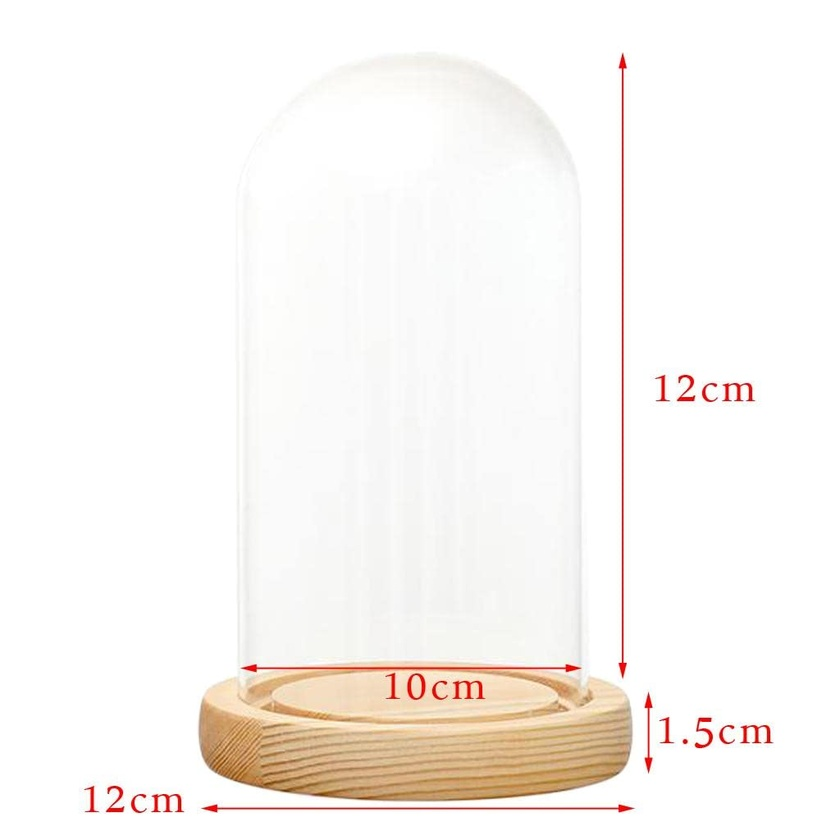
#> input picture train_subset_images/41-6P+m3M2L.jpg, 840 x 840 px, shrunk from 1024 x 1024 before the run; its folder holds only this picture in this run
$ jupyter execute --allow-errors OCR.ipynb
#> lines starting #> are read from the running program, lines starting #| are printed output that depends on the picture; after the words box and inside, x2 and y2 are one past the last pixel; in counts of white or black regions, pixels touching at a corner belong together
### src/utils.py
import re
from . import constants
import os
import requests
import pandas as pd
import multiprocessing
import time
from time import time as timer
from tqdm import tqdm
import numpy as np
from pathlib import Path
from functools import partial
import urllib
from PIL import Image

# [31 lines left out: functions common_mistake, parse_string, create_placeholder_image, not called in this run]

def download_image(image_link, save_folder, retries=3, delay=3):
    if not isinstance(image_link, str):
        return

    filename = Path(image_link).name
    image_save_path = os.path.join(save_folder, filename)

    if os.path.exists(image_save_path):
        return

    for _ in range(retries):
        try:
            print("Downloading image: ", image_link)
            urllib.request.urlretrieve(image_link, image_save_path)
            return image_save_path
        except:
            time.sleep(delay)

    create_placeholder_image(image_save_path) #Create a black placeholder image for invalid links/images

def download_images(image_links, download_folder, allow_multiprocessing=True):
    if not os.path.exists(download_folder):
        os.makedirs(download_folder)

    if allow_multiprocessing:
        download_image_partial = partial(
            download_image, save_folder=download_folder, retries=3, delay=3)

        with multiprocessing.Pool(64) as pool:
            list(tqdm(pool.imap(download_image_partial, image_links), total=len(image_links)))
            pool.close()
            pool.join()
    else:
        for image_link in tqdm(image_links, total=len(image_links)):
            download_image(image_link, save_folder=download_folder, retries=3, delay=3)

### OCR.ipynb
[cell 1]
import pandas as pd

[cell 2]
train_subset_df = pd.read_csv('./train_data_subset.csv')
#> (reads train_data_subset.csv from the repository)

print(train_subset_df.head())

[cell 3]
from src.utils import download_images

image_links = train_subset_df['image_link'].tolist()
download_images(image_links, 'train_subset_images', 'train')
#> (the call stopped at in download_image, `urllib.request.urlretrieve(image_link, image_save_path)`: the network is not available in this run)

[cell 4]
import cv2
import os
def preprocess_image(image_path):


#> called with image_path = 'train_subset_images/41-6P+m3M2L.jpg'
    image = cv2.imread(image_path)
#> image is the input picture: shape (840, 840, 3); mean B, G, R 242.8, 246.2, 249.9
    print(image_path)


    # grayscale image
    Grayscale_image = cv2.cvtColor(image, cv2.COLOR_BGR2GRAY)
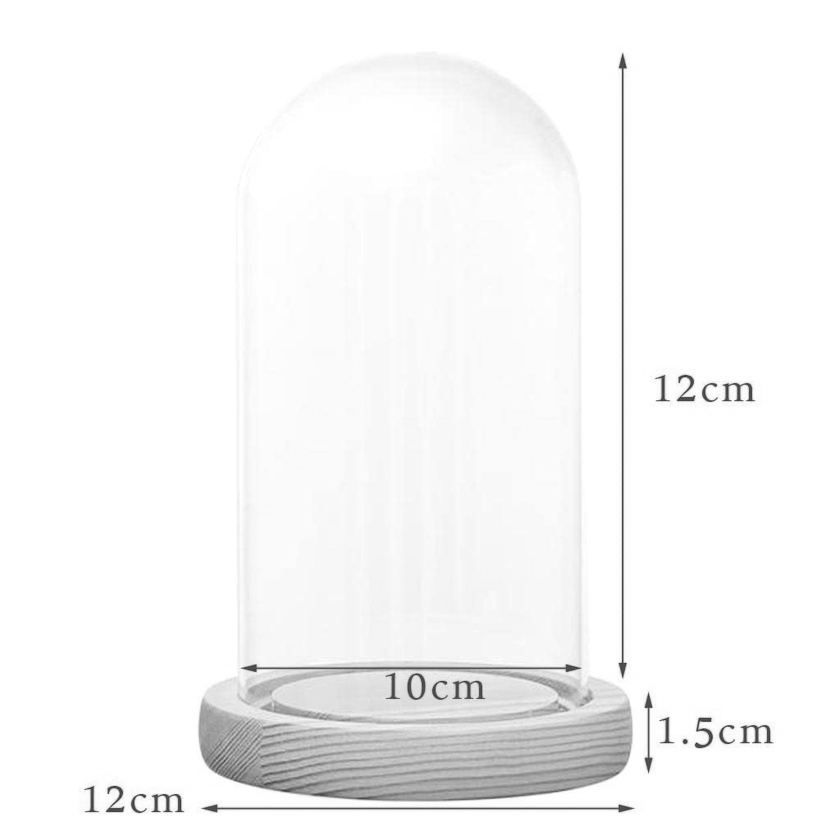
#> Grayscale_image: shape (840, 840); min 50, max 255, mean 246.9

    # threshold image
    # Rect, Threshold = cv2.threshold(Grayscale_image, 0, 255, cv2.THRESH_OTSU | cv2.THRESH_BINARY_INV)
    Rect, Threshold = cv2.threshold(Grayscale_image, 0, 255, cv2.THRESH_BINARY + cv2.THRESH_OTSU)
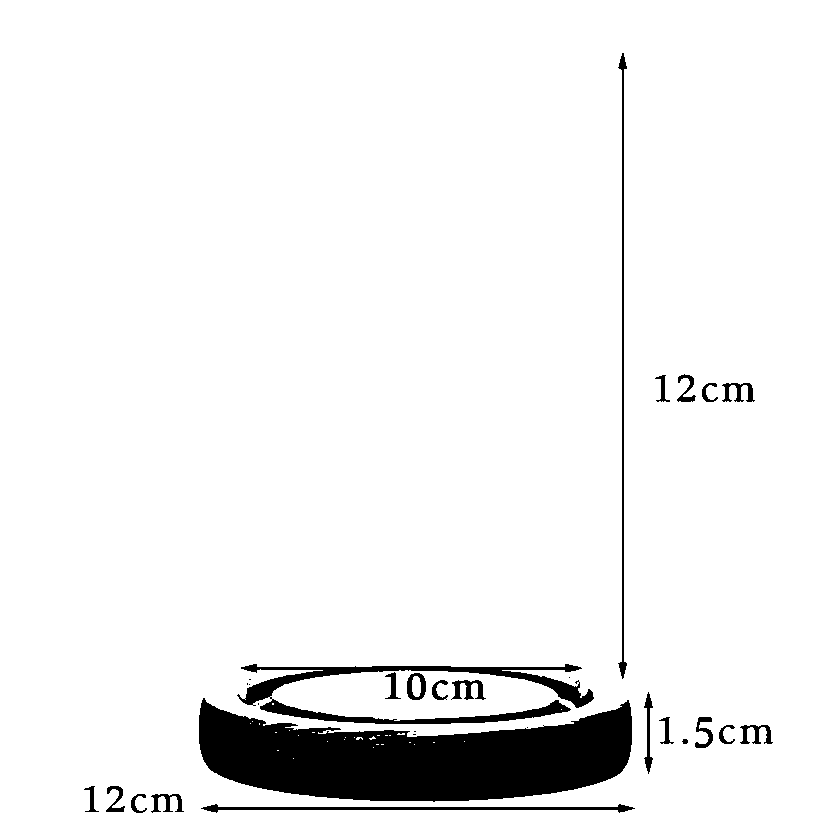
#> Threshold: shape (840, 840); 94.2% white; 30 black regions (8 under 20 px), largest, box (x1, y1, x2, y2) and area: (199, 698, 632, 802) 28954, (237, 664, 594, 724) 5580, (201, 804, 635, 813) 1369
#> Rect = 207

    # denoise image
    Denoised_image = cv2.fastNlMeansDenoising(Threshold, None, 10, 7, 21)

    Rect_kernel = cv2.getStructuringElement(cv2.MORPH_RECT, (18, 18))

    # [14 lines of commented-out code are left out]
    cv2.imwrite(os.path.join('train_subset_images_processed', os.path.basename(image_path)), Denoised_image)


    return image

[cell 5]
# [7 lines of commented-out code are left out]
